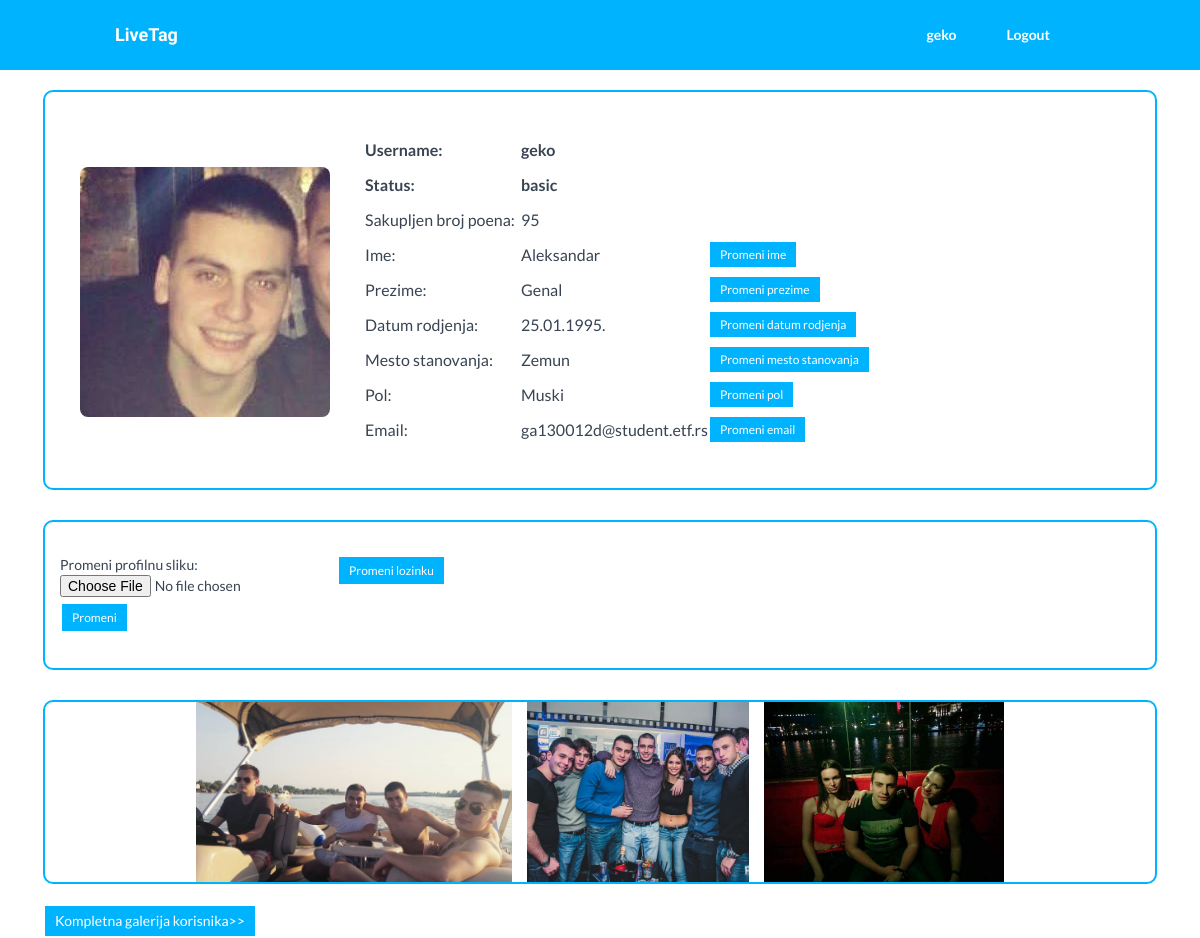
The page /andjela/profil.php?userID=16 (signed in) on the database as committed earlier.
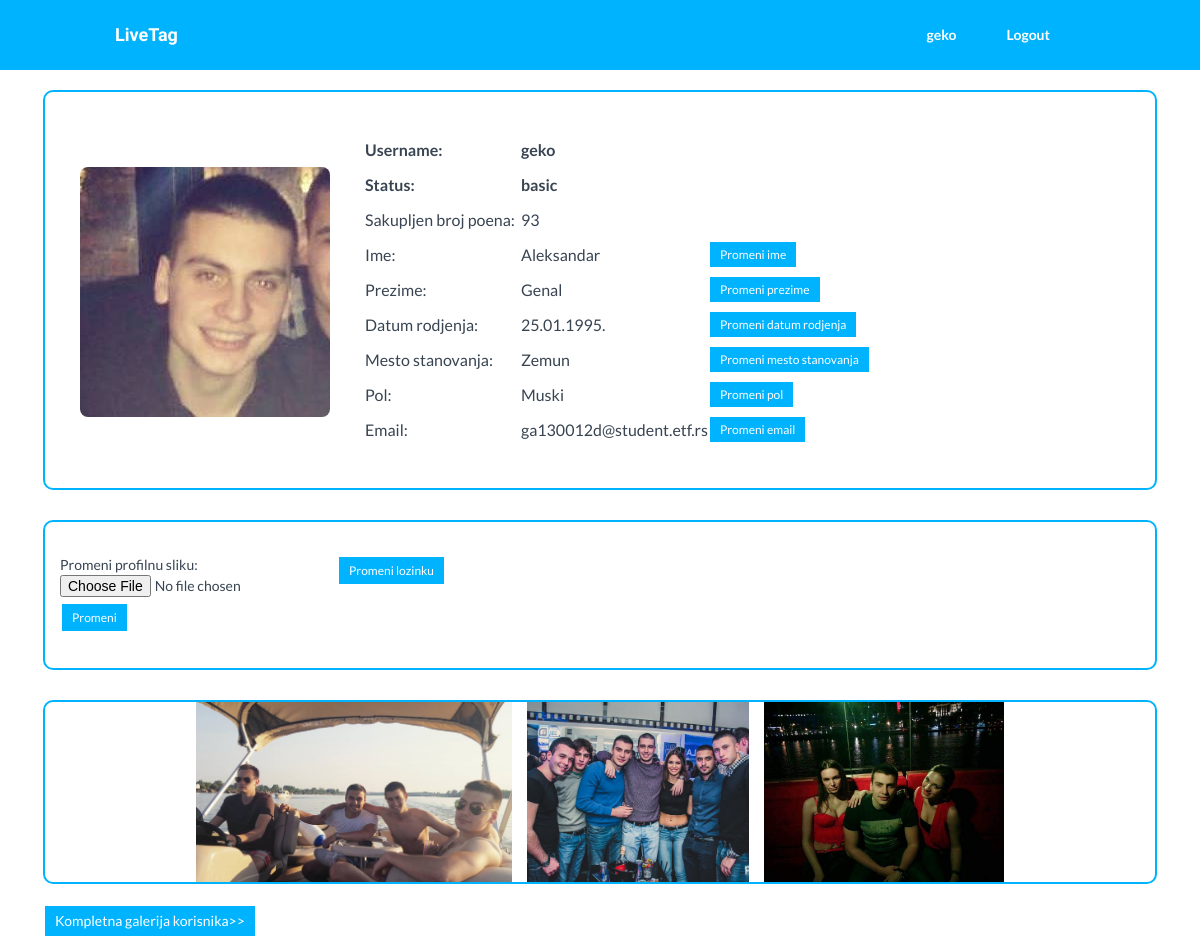
The same page on the database as committed later.
### tables this page shows
CREATE TABLE IF NOT EXISTS `korisnik` (
  `KorisnikID` bigint(20) NOT NULL AUTO_INCREMENT,
  `Username` varchar(60) NOT NULL,
  `Password` varchar(60) NOT NULL,
  `Ime` varchar(60) DEFAULT NULL,
  `Prezime` varchar(60) DEFAULT NULL,
  `DatumRodjenja` date DEFAULT NULL,
  `MestoStanovanja` varchar(60) DEFAULT NULL,
  `Pol` char(1) DEFAULT NULL,
  `Email` varchar(100) DEFAULT NULL,
  `BrojPoena` int(11) DEFAULT NULL,
  `ZadnjaObjava` date DEFAULT NULL,
  `TipKorisnika` varchar(10) DEFAULT NULL,
  `AvatarURL` varchar(10000) DEFAULT NULL,
  `StiglaPoruka` tinyint(1) DEFAULT NULL,
  `PorukaZaElite` text,
  PRIMARY KEY (`KorisnikID`),
  UNIQUE KEY `KorisnikID_UNIQUE` (`KorisnikID`),
  UNIQUE KEY `Username_UNIQUE` (`Username`)
);

CREATE TABLE IF NOT EXISTS `slika_post` (
  `SlikaID` bigint(20) NOT NULL AUTO_INCREMENT,
  `SlikaURL` varchar(10000) NOT NULL,
  `KorisnikID` bigint(20) NOT NULL,
  `TopikID` bigint(20) NOT NULL,
  `BrojGlasova` bigint(20) DEFAULT '0',
  PRIMARY KEY (`SlikaID`),
  UNIQUE KEY `SlikaID_UNIQUE` (`SlikaID`),
  KEY `Vlasnik_idx` (`KorisnikID`),
  KEY `TopikSlike_idx` (`TopikID`)
);

### andjela/konekcija.php (called while the page is built, shortened)
<?php
class Konekcija {
	private $conn;
	public function __construct($host, $db, $user, $pass) {
		$this->conn = mysqli_connect($host, $user, $pass)
		or die("Ne mozete da se konektujete");
	}
	public function getRecord($query) {
		$result = mysqli_query($this->conn, $query);
		if ($result != false) {
			$num_rows = mysqli_num_rows($result);
			if ($num_rows == 0) {
				$this->error = mysqli_error($this->conn);
				return 0;
			} else {
				$row = mysqli_fetch_row($result);
				return $row;
			}
		}
		return false;
	}
	public function getRecordSet($query) {
		$niz = array();
		$result = mysqli_query($this->conn, $query);
		if ($result == false) return false;
		else {
			$num_rows = mysqli_num_rows($result);
			while ($row = mysqli_fetch_assoc($result)) {
				$niz[] = $row;
			}
			return $niz;
		}
	}
}
?>

### andjela/profil.php (the view, shortened to what this page needs)
<link rel="stylesheet" type="text/css" href="profilcss.css">
<?php
	if (isset($_POST['action']))
		$userID = $_POST['userID'];
	else
		$userID = $_GET['userID'];
	require_once 'Konekcija.php';
	$konekcija = new Konekcija(DB_HOST, DB_NAME, DB_USER, DB_PASS);
	$query = "SELECT * FROM korisnik WHERE KorisnikID = " . $userID;
	$userdata = $konekcija->getRecord($query);
	$query = "SELECT * FROM slika_post WHERE KorisnikID=$userdata[0]";
	$pictures = $konekcija->getRecordSet($query);
	function itsme($person) {
		if ($_SESSION['userType']!='guest' && $_SESSION['userName'] == $person) return true;
		return false;
	}
?>
<head>
    <link href="../css/bootstrap.min.css" rel="stylesheet">
    <link href="../css/modal.css" rel="stylesheet">
    <link href="../css/style.css" rel="stylesheet">
</head>
<div class="navbar navbar-default navbar-fixed-top" role="navigation">
  <div class="container">
	<div class="navbar-header">
	  <a class="navbar-brand" href="../view/index.php">LiveTag</a>
	</div>
	<div class="navbar-collapse collapse navbar-right">
	  <ul class="nav navbar-nav">
		<?php
			if(($_SESSION['userType'] != 'guest') && ($_SESSION['userType'] != 'admin')) {
				echo "<li><a href=\"profil.php?userID=" . $_SESSION['userID'] . "\">" . $_SESSION['userName'] . "</a></li>"
					. "<li><a href=\"../genal/logout.php\">Logout</a></li>";
			}
		?>
	  </ul>
	</div>
  </div>
</div>
<form action ="<?php echo $_SERVER['PHP_SELF']; ?>" method="post" enctype="multipart/form-data">
<div id="sve">
	<div id="gornji">
		<div class="divprofilna">
			<?php
				if (isset($_POST['action']) && $_POST['action']=='Promeni') {
					$errors= array();
					$imeslike = $_FILES['fajl']['name'];
					$target="slike/" . basename($imeslike);
					$file_size = $_FILES['fajl']['size'];
					$file_ext=substr($imeslike,strrpos($imeslike,'.')+1);
					$file_tmp = $_FILES['fajl']['tmp_name'];
					$expensions= array("jpeg","jpg","png");
					if(in_array($file_ext,$expensions)=== false){
						$errors[]="extension not allowed, please choose a JPEG or PNG file.";
					}
					if($file_size > 2097152){
						$errors[]='File size must be excately 2 MB';
					}
					if(empty($errors)==true){
						move_uploaded_file($file_tmp,$target);
						echo "Success";
					}
					else {
						print_r($errors);
					}
					$query = "UPDATE korisnik SET AvatarURL='" . $target . "' WHERE Username='" . $userdata[1] . "'";
					$konekcija->doQuery($query);
					echo "<div class='picsize'><img src='" . $target . "'></div>";
					header('Location: profil.php?userID=' . $userID);
				}
				else if ($userdata[12] == NULL) {
					echo "<div class='picsize'><img src='slike/default_user.png'></div>";
				}
				else echo "<div class='picsize'><img src='". $userdata[12] . "'></div>";
			?>
		</div>
		<div class="divpodaci">
			<div class="podeli">
				<font>
				<table cellspacing="8">
					<tr><td><b>Username:</b></td><td> <b><?php echo $userdata[1]; ?></b></td><td></td></tr>
					<tr><td><b>Status:</b></td><td> <b><?php echo $userdata[11]; ?></b></td><td></td></tr>
					<tr><td>Sakupljen broj poena:&nbsp;&nbsp;</td><td> <?php echo $userdata[9]; ?></td><td></td></tr>
					<tr><td>Ime:</td><td> <?php echo $userdata[3]; ?></td>
						<td><?php if (itsme($userdata[1])) {?> <input type='button' onclick="lozinka('skrivenoime')" value='Promeni ime'> <?php } ?></td></tr>
					<tr><td>Prezime:</td><td> <?php echo $userdata[4]; ?></td>
						<td><?php if (itsme($userdata[1])) {?> <input type='button' onclick="lozinka('skrivenoprezime')" value='Promeni prezime'> <?php } ?></td></tr>
					<tr><td>Datum rodjenja:</td><td> <?php $date=date_create($userdata[5]); echo date_format($date,"d.m.Y."); ?></td>
						<td><?php if (itsme($userdata[1])) {?> <input type='button' onclick="lozinka('skrivenidatum')" value='Promeni datum rodjenja'> <?php } ?></td></tr>
					<tr><td>Mesto stanovanja:</td><td> <?php echo $userdata[6]; ?></td>
						<td><?php if (itsme($userdata[1])) {?> <input type='button' onclick="lozinka('skrivenomesto')" value='Promeni mesto stanovanja'> <?php } ?></td></tr>
					<tr><td>Pol:</td><td> <?php if ($userdata[7] == 'Z') echo "Zenski"; else echo "Muski"; ?></td>
						<td><?php if (itsme($userdata[1])) {?> <input type='button' onclick="lozinka('skrivenpol')" value='Promeni pol'> <?php } ?></td></tr>
					<tr><td>Email:</td><td> <?php echo $userdata[8]; ?></td>
						<td><?php if (itsme($userdata[1])) {?> <input type='button' onclick="lozinka('skrivenmail')" value='Promeni email'> <?php } ?></td></tr>
				</table>
				</font>
			</div>
			<div id="desnidiv">
			</div>
		</div>
	</div>
	<?php if (itsme($userdata[1])) { ?>
	<div id="srednji">
		<div id="drugisrednji">
			<div id='menjajprofilnu'>Promeni profilnu sliku:</br>
			<input type='file' name='fajl'><input type='submit' name='action' value='Promeni' style='margin-top:5px'></div>
			<div id="divlozinka">
				<input type='button' onclick="lozinka('skrivenalozinka');" value='Promeni lozinku'></br>
			</div>
		</div>
	</div>
	<?php } ?>
	<div id="malagalerija">
		<div id="unutrasnjagalerija">
		<?php
			if ($pictures == false)
				echo "Korisnik nema nijednu objavljenu sliku.";
			else {
				for($i = 0; ($i < count($pictures)) && ($i < 3); $i++) {
					echo "<div id='slika" . ($i + 1) . "'><img src='" . $pictures[$i]['SlikaURL'] . "'></div>";
				}
			}
		?>
		</div>
	</div>
	<?php
		if ($pictures != false) {
	?>
		<div id="kompletna">
			</br><a id="link" href="galerija.php?userID=<?php echo $userID ?>">Kompletna galerija korisnika>></a>
		</div>
	<?php
		}
	?>
</div>
</form>

### andjela/profilcss.css (style rules this page uses)
#sve, #divusername { display: table; margin: 0 auto; margin-top: 20px; }
#gornji { border: 2px solid #00b3fe; border-radius: 10px; height:400px; }
#srednji { border: 2px solid #00b3fe; border-radius: 10px; height:150px; margin-top: 30px; position:relative; }
#drugisrednji { height: 80px; margin: auto; position: absolute; top: 0; left: 0; bottom: 0; right: 0; }
.divprofilna { width: 320px; height: 400px; max-width: 300px; float: left; }
.divpodaci { width: 800px; height: 400px; float: left; margin-left:10px; }
.podeli { float: left; margin-top: 40px; margin-left: 10px; }
td { height: 35px; }
#desnidiv { float: left; text-align: center; height: 400px; width: 250px; margin-left: 20px; position: relative; }
#menjajprofilnu { float: left; display: inline-block; margin-left: 15px; }
#divlozinka { float: left; height: 50px; }
.picsize { width:320px; height:400px; position: relative; }
.picsize img { width: auto; max-height: 380px; max-width: 300px; position: absolute; margin: auto; top: 0; left: 0; bottom: 0; right: 0; border-radius: 8px; }
#malagalerija { clear: left; margin-top: 30px; height: 184px; border: 2px solid #00b3fe; border-radius: 10px; }
#unutrasnjagalerija { display: table; margin: 0 auto; }
#slika1 { display: inline-block; margin-right: 15px; }
#slika1 img { max-height: 180px; }
#slika2 { display: inline-block; margin-right: 15px; }
#slika2 img { max-height: 180px; }
#slika3 { display: inline-block; }
#slika3 img { max-height: 180px; }
input[type=submit], input[type=button] { background-color: #00b3fe; color: white; padding: 5px 10px; text-align: center; text-decoration: none; display: inline-block; font-size: 12px; border: 2px solid white; }
#link { background-color: #00b3fe; color: white; padding: 5px 10px; text-align: center; text-decoration: none; display: inline-block; font-size: 14px; border: 2px solid white; }

### css/style.css (style rules this page uses)
* { margin: 0; padding: 0px; }
img { height: auto; max-width: 100%; }
a { padding: 0; margin: 0; text-decoration: none; -webkit-transition: background-color .4s linear, color .4s linear; -moz-transition: background-color .4s linear, color .4s linear; -o-transition: background-color .4s linear, color .4s linear; -ms-transition: background-color .4s linear, color .4s linear; transition: background-color .4s linear, color .4s linear; }
.navbar { min-height: 70px; padding-top: 10px; margin-bottom: 0px; }
.navbar-brand { font-family: 'Raleway', sans-serif; font-weight: 900; }
.navbar-header .navbar-brand { color: white; }
.navbar-default .navbar-nav > li > a { color: white; font-weight: 700; font-size: 14px; border-radius: 10px; }
.navbar-default .navbar-nav > li { border-radius: 10px; margin-left: 20px; }
.navbar-default { background-color: #00b3fe; border-color: transparent; }
.container { max-width: 1000px; }

Rows that differ between the two databases and show on the page:
changed korisnik "geko": BrojPoena "95" → "93"
